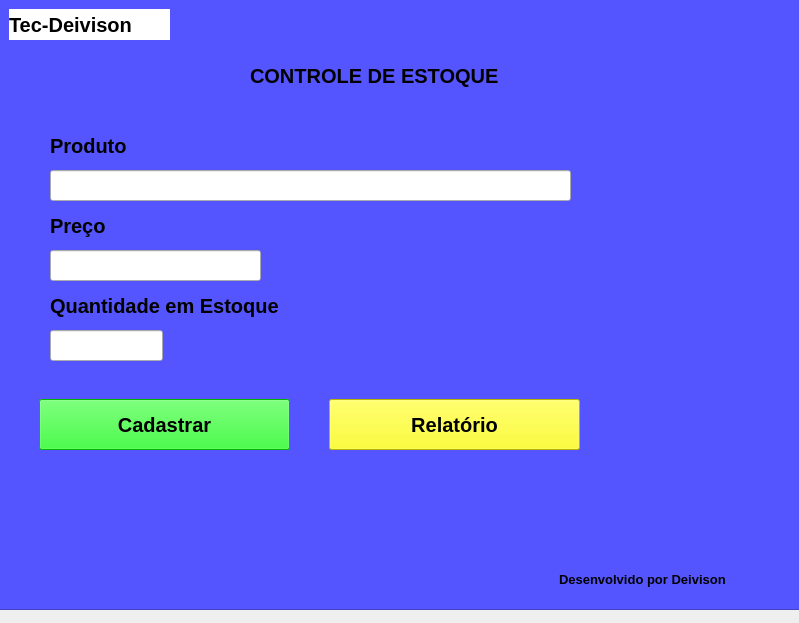
<?xml version="1.0" encoding="UTF-8"?>
<ui version="4.0">
 <class>MainWindow</class>
 <widget class="QMainWindow" name="MainWindow">
  <property name="geometry">
   <rect>
    <x>0</x>
    <y>0</y>
    <width>799</width>
    <height>623</height>
   </rect>
  </property>
  <property name="windowTitle">
   <string>MainWindow</string>
  </property>
  <widget class="QWidget" name="centralwidget">
   <widget class="QLabel" name="label_2">
    <property name="geometry">
     <rect>
      <x>250</x>
      <y>60</y>
      <width>311</width>
      <height>31</height>
     </rect>
    </property>
    <property name="font">
     <font>
      <pointsize>15</pointsize>
      <weight>75</weight>
      <bold>true</bold>
     </font>
    </property>
    <property name="text">
     <string>CONTROLE DE ESTOQUE</string>
    </property>
   </widget>
   <widget class="QLabel" name="label_3">
    <property name="geometry">
     <rect>
      <x>50</x>
      <y>130</y>
      <width>101</width>
      <height>31</height>
     </rect>
    </property>
    <property name="font">
     <font>
      <pointsize>15</pointsize>
      <weight>75</weight>
      <bold>true</bold>
     </font>
    </property>
    <property name="text">
     <string>Produto</string>
    </property>
   </widget>
   <widget class="QLabel" name="label_4">
    <property name="geometry">
     <rect>
      <x>50</x>
      <y>210</y>
      <width>91</width>
      <height>31</height>
     </rect>
    </property>
    <property name="font">
     <font>
      <pointsize>15</pointsize>
      <weight>75</weight>
      <bold>true</bold>
     </font>
    </property>
    <property name="text">
     <string>Preço</string>
    </property>
   </widget>
   <widget class="QLabel" name="label_5">
    <property name="geometry">
     <rect>
      <x>50</x>
      <y>290</y>
      <width>301</width>
      <height>31</height>
     </rect>
    </property>
    <property name="font">
     <font>
      <pointsize>15</pointsize>
      <weight>75</weight>
      <bold>true</bold>
     </font>
    </property>
    <property name="text">
     <string>Quantidade em Estoque</string>
    </property>
   </widget>
   <widget class="QLineEdit" name="txtProduto">
    <property name="geometry">
     <rect>
      <x>50</x>
      <y>170</y>
      <width>521</width>
      <height>31</height>
     </rect>
    </property>
    <property name="font">
     <font>
      <family>Arial</family>
      <pointsize>14</pointsize>
      <weight>50</weight>
      <italic>false</italic>
      <bold>false</bold>
     </font>
    </property>
    <property name="styleSheet">
     <string notr="true">font: 14pt &quot;Arial&quot;;</string>
    </property>
    <property name="text">
     <string/>
    </property>
   </widget>
   <widget class="QLineEdit" name="txtPreco">
    <property name="geometry">
     <rect>
      <x>50</x>
      <y>250</y>
      <width>211</width>
      <height>31</height>
     </rect>
    </property>
    <property name="styleSheet">
     <string notr="true">font: 14pt &quot;Arial&quot;;</string>
    </property>
   </widget>
   <widget class="QLineEdit" name="txtEstoque">
    <property name="geometry">
     <rect>
      <x>50</x>
      <y>330</y>
      <width>113</width>
      <height>31</height>
     </rect>
    </property>
    <property name="styleSheet">
     <string notr="true">font: 14pt &quot;Arial&quot;;</string>
    </property>
   </widget>
   <widget class="QFrame" name="frame">
    <property name="geometry">
     <rect>
      <x>-1</x>
      <y>-1</y>
      <width>801</width>
      <height>611</height>
     </rect>
    </property>
    <property name="styleSheet">
     <string notr="true">background-color: rgb(85, 85, 255);</string>
    </property>
    <property name="frameShape">
     <enum>QFrame::StyledPanel</enum>
    </property>
    <property name="frameShadow">
     <enum>QFrame::Raised</enum>
    </property>
    <widget class="QPushButton" name="btnCadastrar">
     <property name="geometry">
      <rect>
       <x>40</x>
       <y>400</y>
       <width>251</width>
       <height>51</height>
      </rect>
     </property>
     <property name="font">
      <font>
       <family>Arial</family>
       <pointsize>15</pointsize>
       <weight>75</weight>
       <bold>true</bold>
      </font>
     </property>
     <property name="styleSheet">
      <string notr="true">background-color: rgb(0, 255, 0);</string>
     </property>
     <property name="text">
      <string>Cadastrar</string>
     </property>
    </widget>
    <widget class="QLabel" name="label">
     <property name="geometry">
      <rect>
       <x>10</x>
       <y>10</y>
       <width>161</width>
       <height>31</height>
      </rect>
     </property>
     <property name="font">
      <font>
       <pointsize>15</pointsize>
       <weight>75</weight>
       <bold>true</bold>
      </font>
     </property>
     <property name="styleSheet">
      <string notr="true">background-color: rgb(255, 255, 255);</string>
     </property>
     <property name="text">
      <string>Tec-Deivison</string>
     </property>
    </widget>
    <widget class="QPushButton" name="btnRelatorio">
     <property name="geometry">
      <rect>
       <x>330</x>
       <y>400</y>
       <width>251</width>
       <height>51</height>
      </rect>
     </property>
     <property name="font">
      <font>
       <family>Arial</family>
       <pointsize>15</pointsize>
       <weight>75</weight>
       <bold>true</bold>
      </font>
     </property>
     <property name="styleSheet">
      <string notr="true">background-color: rgb(255, 255, 0);</string>
     </property>
     <property name="text">
      <string>Relatório</string>
     </property>
    </widget>
    <widget class="QLabel" name="label_6">
     <property name="geometry">
      <rect>
       <x>560</x>
       <y>570</y>
       <width>231</width>
       <height>20</height>
      </rect>
     </property>
     <property name="font">
      <font>
       <pointsize>10</pointsize>
       <weight>75</weight>
       <bold>true</bold>
      </font>
     </property>
     <property name="text">
      <string>Desenvolvido por Deivison</string>
     </property>
    </widget>
   </widget>
   <zorder>frame</zorder>
   <zorder>label_2</zorder>
   <zorder>label_3</zorder>
   <zorder>label_4</zorder>
   <zorder>label_5</zorder>
   <zorder>txtProduto</zorder>
   <zorder>txtPreco</zorder>
   <zorder>txtEstoque</zorder>
  </widget>
  <widget class="QMenuBar" name="menubar">
   <property name="geometry">
    <rect>
     <x>0</x>
     <y>0</y>
     <width>799</width>
     <height>26</height>
    </rect>
   </property>
  </widget>
 </widget>
 <resources/>
 <connections/>
</ui>
